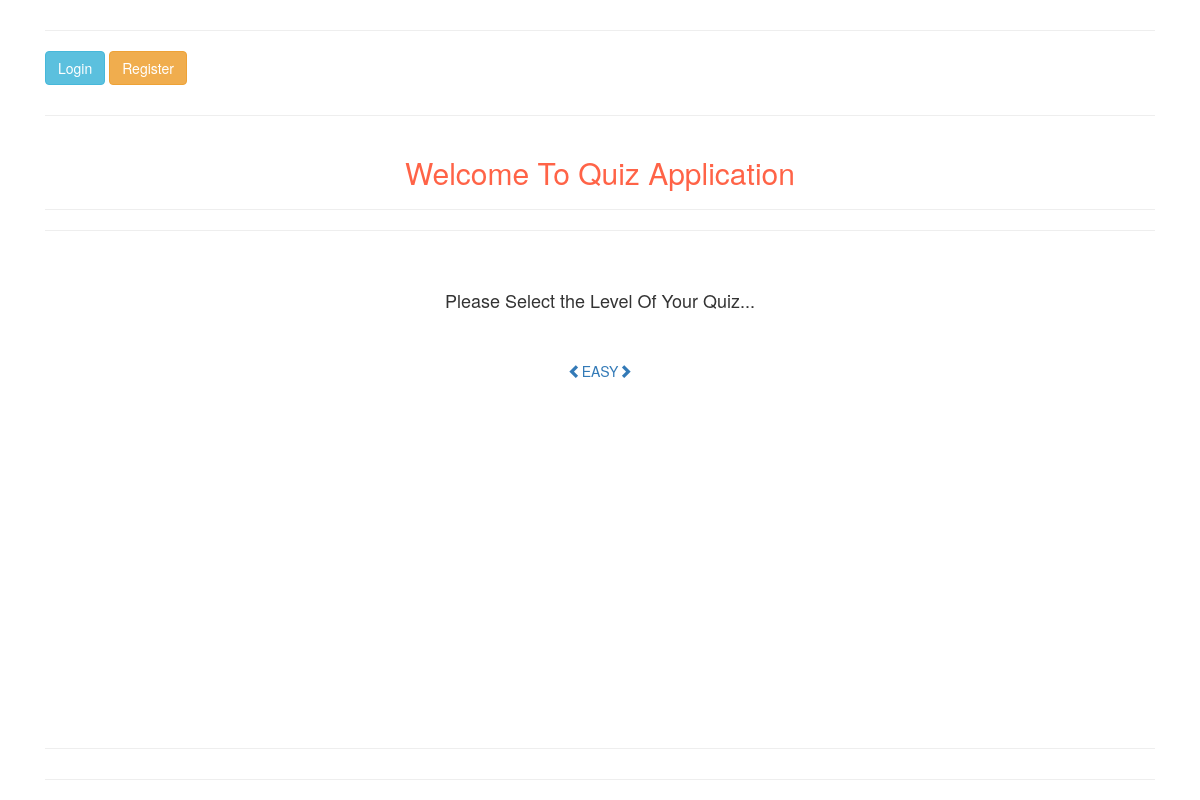
/, run on an earlier commit of the app's database.
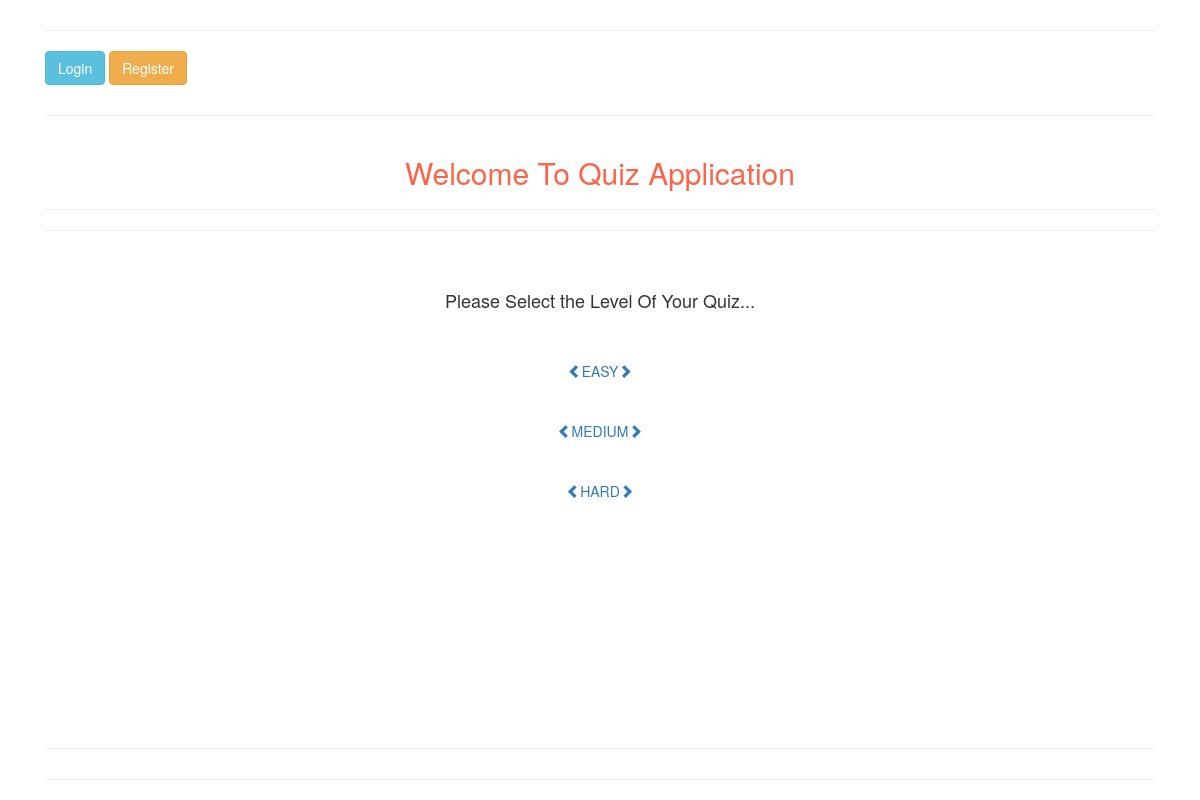
And on a later commit of the database.
### quiz/models.py (models this page shows, shortened)
class Quiz( models.Model ):
    name = models.CharField( max_length=100 )
    difficulty = models.CharField( choices=choices, max_length=100 )
    min_score = models.IntegerField(default=0, help_text='min score you need to pass the quiz.')
    required_time = models.IntegerField()

### quiz/views.py (the view)
# urls.py: path( '', QuizListView.as_view(), name='home-view' ),
class QuizListView( ListView ):
    model = Quiz
    template_name = 'quiz/main-page.html'

### quiz/templates/quiz/main-page.html (shortened to what this page needs)
{% extends 'shared/_MainLayout.html' %}
{% load static %}
{% block content %}
    <div class="container">
        <hr class="mt-5">
        {% if not request.user.is_authenticated %}
            <a href="{% url 'account_login' %}" class="btn btn-info">Login</a>
            <a href="{% url 'account_signup' %}" class="btn btn-warning">Register</a>
        {% else %}
            <a href="{% url 'account_logout' %}" class="btn btn-dark text-light">Logout <i class="fa fa-sign-out"></i></a>
            <h6 id="user-name" class="mt-4">Hello {{ request.user.username }} <i class="fa fa-user text-info"></i></h6>
        {% endif %}
        <hr class="mt-5">
    </div>
    <div class="container">
        <h2 class="text-center" id="welcome-title">Welcome To Quiz Application</h2>
        <hr>
        <hr>
    </div>
    <div class="container mt-5 text-center">
        <h4 class="text-center">Please Select the Level Of Your Quiz...</h4>
        <br>
        <br>
        {% for quiz in object_list %}
            <a href="{% url 'quiz:quiz' quiz.id %}" class="text-center mt-5"><i
                    class="glyphicon glyphicon-chevron-left"></i>{{ quiz.difficulty|upper }}<i
                    class="glyphicon glyphicon-chevron-right"></i></a>
            <br>
            <br>
            <br>
        {% endfor %}
    </div>
    <div class="container fixed-bottom">
        <hr class="mt-5">
        <hr class="mt-5">
    </div>
{% endblock %}

What changed in the data, as far as the page shows it:
added Quiz: difficulty "MEDIUM"
added Quiz: difficulty "HARD"
